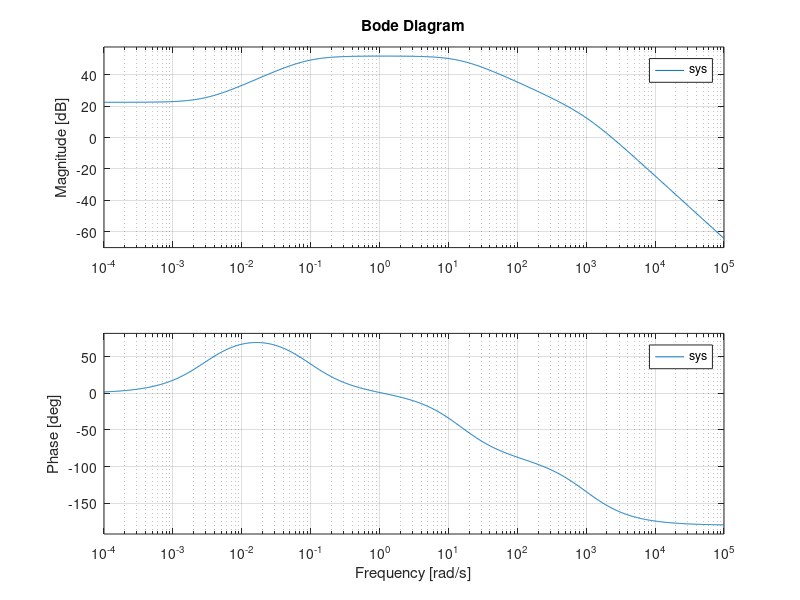

MATLAB code to generate this figure:
%% plot the comparison between measured bode plot and estimated plot

%f1 = openfig("bodePlot.fig");

%xdat = f2.XData;

%f1;
%hold on
s = tf("s");
sys = 6*10^6*(s + 0.003)/((s+0.09)*(s+15)*(s+1000));
figure
bode(sys);
%hold on
% controller illustrations : step response, harmonic response
% different iterations of controller design, show how it improves
% 

